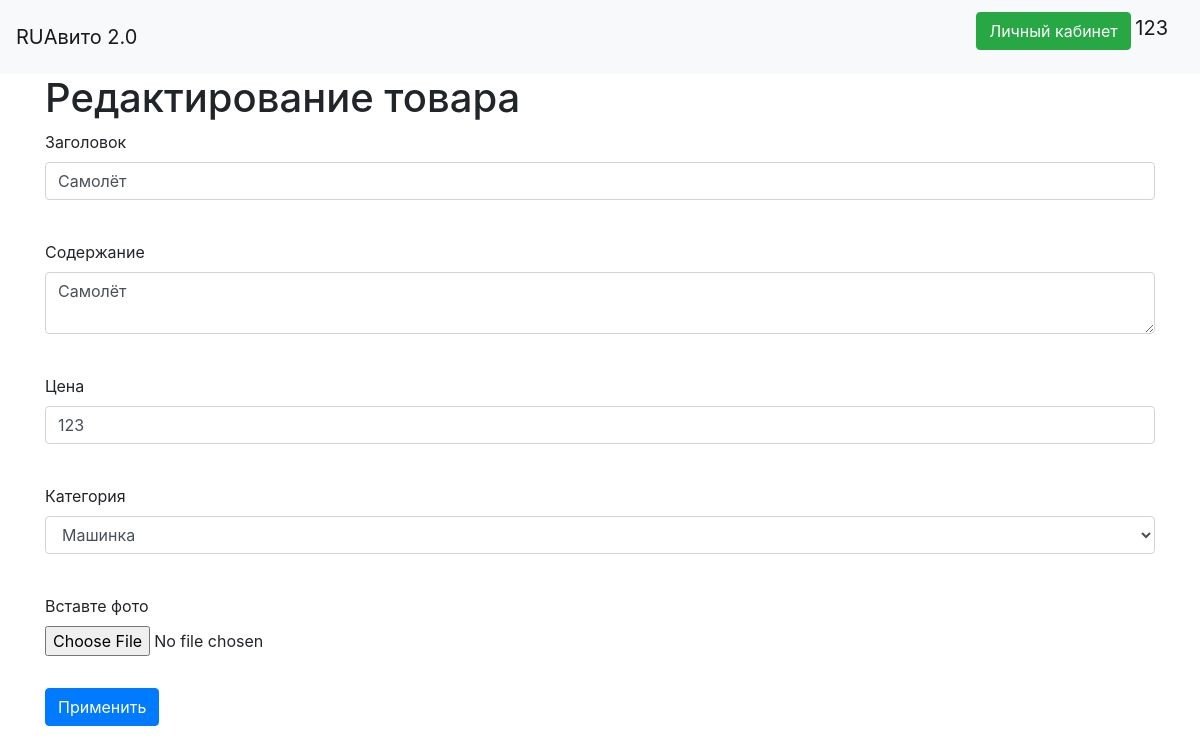
Screenshot of /news/1 (signed in) with the database file from the repository.
### data/users.py (models this page shows, shortened)
class User(SqlAlchemyBase, UserMixin, SerializerMixin):
    __tablename__ = 'users'
    id = sqlalchemy.Column(sqlalchemy.Integer,
                           primary_key=True, autoincrement=True)
    name = sqlalchemy.Column(sqlalchemy.String, nullable=True)
    email = sqlalchemy.Column(sqlalchemy.String,
                              index=True, unique=True, nullable=True)
    hashed_password = sqlalchemy.Column(sqlalchemy.String, nullable=True)
    created_date = sqlalchemy.Column(sqlalchemy.DateTime,
                                     default=datetime.datetime.now)
    phone = sqlalchemy.Column(sqlalchemy.Integer, nullable=True, unique=True)
    rating = sqlalchemy.Column(sqlalchemy.Integer, nullable=True)
    goods = orm.relation("Goods", back_populates='user')

### data/goods.py (models this page shows, shortened)
class Goods(SqlAlchemyBase, SerializerMixin):
    __tablename__ = 'goods'
    id = sqlalchemy.Column(sqlalchemy.Integer,
                           primary_key=True, autoincrement=True)
    picture = sqlalchemy.Column(sqlalchemy.String, nullable=True)
    description = sqlalchemy.Column(sqlalchemy.String, nullable=True)
    title = sqlalchemy.Column(sqlalchemy.String, nullable=True)
    user_id = sqlalchemy.Column(sqlalchemy.Integer,
                                sqlalchemy.ForeignKey("users.id"))
    price = sqlalchemy.Column(sqlalchemy.Integer, nullable=True)
    created_date = sqlalchemy.Column(sqlalchemy.Integer,
                                     default=datetime.date.today())
    category = sqlalchemy.Column(sqlalchemy.String, nullable=True)
    categories =orm.relation("Category",
                              secondary="association", backref='Goods', lazy='dynamic')
    user = orm.relation('User')

### main.py (the view, shortened to what this page needs)
@app.route('/news/<int:id>', methods=['GET', 'POST'])
@login_required
def edit_news(id):
    form = GoodsForm()
    if request.method == "GET":
        db_sess = db_session.create_session()
        news = db_sess.query(Goods).filter(Goods.id == id,
                                           Goods.user == current_user
                                          ).first()
        if news:
            form.title.data = news.title
            form.description.data = news.description
            form.price.data = news.price
        else:
            abort(404)
    return render_template('goods.html',
                           title='Редактирование товара',
                           form=form)

### forms/goods.py
class GoodsForm(FlaskForm):
    file = FileField('Вставте фото', validators=[
        FileRequired(),
        FileAllowed(['jpg', 'png'], 'Images only!')
    ])
    description = TextAreaField("Содержание")
    title = StringField('Заголовок', validators=[DataRequired()])
    price = IntegerField('Цена', validators=[DataRequired()])
    category = SelectField("Категория", choices=["Машинка", "Верталёт", "Трактор", "Грузовик", "Самолёт"])
    submit = SubmitField('Применить')

### data/db_session.py (called while the page is built)
def create_session() -> Session:
    global __factory
    return __factory()

### main.py (called while the page is built)
@login_manager.user_loader
def load_user(user_id):
    db_sess = db_session.create_session()
    return db_sess.query(User).get(user_id)

### templates/goods.html (shortened to what this page needs)
{% extends "base.html" %}
{% block content %}
<link rel="stylesheet" href="{{ url_for('static', filename='css/style.css') }}">
<h1>{{ title }}</h1>
<form action="" method="post" enctype="multipart/form-data">
    <p>
        {{ form.title.label }}<br>
        {{ form.title(class="form-control") }}<br>
    </p>
    <p>
        {{ form.description.label }}<br>
        {{ form.description(class="form-control") }}<br>
    </p>
    <p>
        {{ form.price.label }}<br>
        {{ form.price(class="form-control") }}<br>
    </p>
    <p>
        {{ form.category.label }}<br>
        {{ form.category(class="form-control", type="category") }}<br>
    </p>
    <p>
        {{ form.file.label(class="form-label") }}<br>
        {{ form.file(class="form-control-control") }}<br>
    </p>
    <p>
        {{ form.submit(type="submit", class="btn btn-primary") }}
    </p>
</form>
{% endblock %}

### templates/base.html (shortened to what this page needs)
<!doctype html>
<html lang="en">
<head>
    <link rel="stylesheet"
          href="https://stackpath.bootstrapcdn.com/bootstrap/4.4.1/css/bootstrap.min.css"
>
    {% block styles %}
    {{ bootstrap.load_css() }}
    <link rel="stylesheet" href="https://cdnjs.cloudflare.com/ajax/libs/intl-tel-input/16.0.4/css/intlTelInput.css">
    {% endblock %}
</head>
<body>
<header>
    <nav class="navbar navbar-light bg-light">
        <a class="navbar-brand" href="/">RUАвито 2.0</a>
        {% if current_user.is_authenticated %}
        <p>
            <a class="btn btn-success" href="/office">Личный кабинет </a>
            <a class="navbar-brand" href="/logout">{{ current_user.name }}</a>
        </p>
        {% else %}
        <p>
            <a class="btn btn-primary " href="/register">Зарегистрироваться</a>
            <a class="btn btn-success" href="/login">Войти</a>
        </p>
        {% endif %}
    </nav>
</header>
<main role="main" class="container">
    {% block content %}{% endblock %}
</main>
</body>
</html>

### static/css/style.css (style rules this page uses)
.form-control-control { margin-bottom: 16px }

### rows the page displays
User: name "123"
Goods: title "Самолёт", description "Самолёт", price "123", category "Машинка"

### other values shown
{{ title }} "Редактирование товара"
